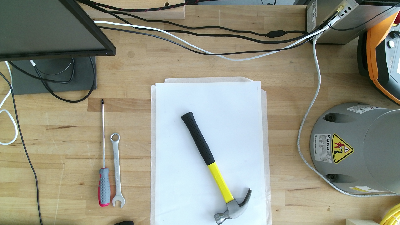
%> input picture Matlab white sheet detection - failed atempt/object detection/hammer.png, 400 x 225 px
$ octave DetectingTool.m   (GNU Octave 9; MATLAB toolbox functions it lacks are replaced by stand-ins)
%> lines starting %> are read from the running program, lines starting %| are printed output that depends on the picture; in (x1, y1, x2, y2) boxes, pixels count from 0 and x2, y2 are one past the last pixel; in counts of white or black regions, pixels touching at a corner belong together; the program's own positions count from 1
close all

imgRGB = imread('hammer.png');
%> imgRGB is the input picture: size 225x400x3 uint8; mean R, G, B 143.5, 144.3, 128.5

figure,
imshow(imgRGB);

imgHSV = rgb2hsv(imgRGB);
%> imgHSV: size 225x400x3 double; mean H, S, V 0.285, 0.236, 0.603

figure,
imshow(imgHSV);

[hue,saturation,value] = imsplit(imgHSV);
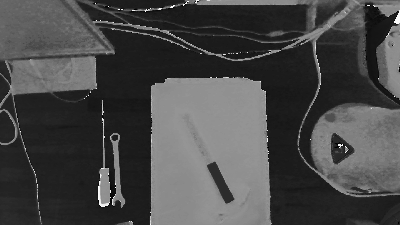
%> hue: size 225x400 double; min 0, max 0.998, mean 0.285
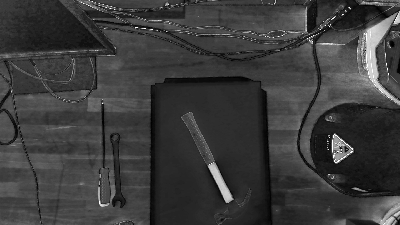
%> saturation: size 225x400 double; min 0, max 1, mean 0.236
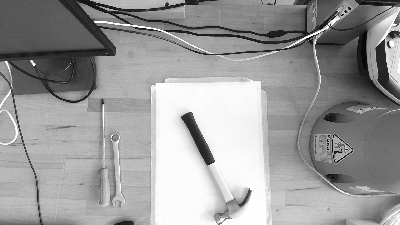
%> value: size 225x400 double; min 0.00784, max 1, mean 0.603

BW = imbinarize(value);
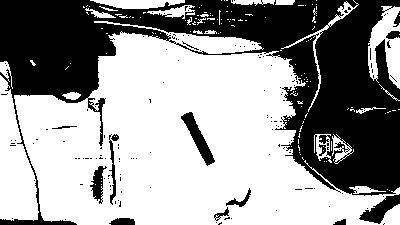
%> BW: size 225x400 logical; 60.1% white; 153 black regions (138 under 20 px)

figure,
imshow(BW);

CC = bwconncomp(BW);
%> CC = 143 connected components
stats = regionprops(CC,'area', 'BoundingBox', 'centroid');
%> stats = 143 regions; largest, box (x1, y1, x2, y2), Area and Centroid: (14, 21, 400, 225) 45926 [182.3 141.8], (0, 75, 39, 221) 3479 [15.1 166.7], (368, 6, 400, 89) 1487 [386.8 45.9], (90, 0, 185, 9) 593 [138.9 4.1], (281, 0, 359, 112) 475 [325.6 39.6]

centroids = [stats.Centroid];
%> centroids = 286 values, max 400 at index 283, min 1 at index 114, mean 153.4

areas = [stats.Area];
%> areas = 143 values, max 45926 at index 3, min 1 at index 7, mean 378.4
boundingBoxes = [stats.BoundingBox];
%> boundingBoxes = 572 values, max 399.5 at index 565, min 0.5 at index 1, mean 78.66
[~,idx] = find( areas == max(areas));
%> idx = 3

rect = boundingBoxes(4*idx - 3:4*idx);
%> rect = [14.5 21.5 386 204]
centroid = centroids(2*idx - 1:2*idx);
%> centroid = [182.3 141.8]
rightBox = [154.5100 84.5100 112.9800 140.9800];
croppedImg = imcrop(imgRGB, rightBox);
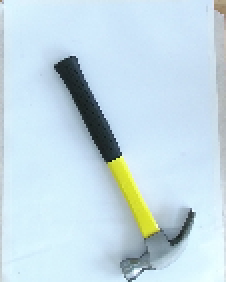
%> croppedImg: size 141x113x3 uint8 (shown 2 times larger); mean R, G, B 196.4, 218.6, 229

figure,
imshow(croppedImg);
disp('end');
